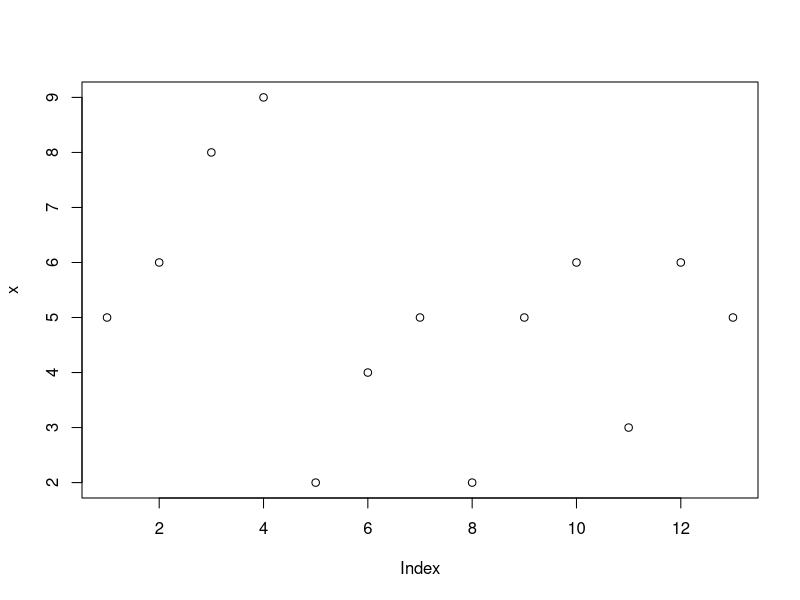

Reproduce this figure in R.
## ---- chunk 1
knitr::opts_chunk$set(echo = TRUE)
## ---- chunk 2
x <- c(5, 6, 8, 9, 2, 4, 5,
       2, 5, 6, 3, 6, 5)
## ---- chunk 3
plot(x)
## ---- chunk 4
mean(x)
